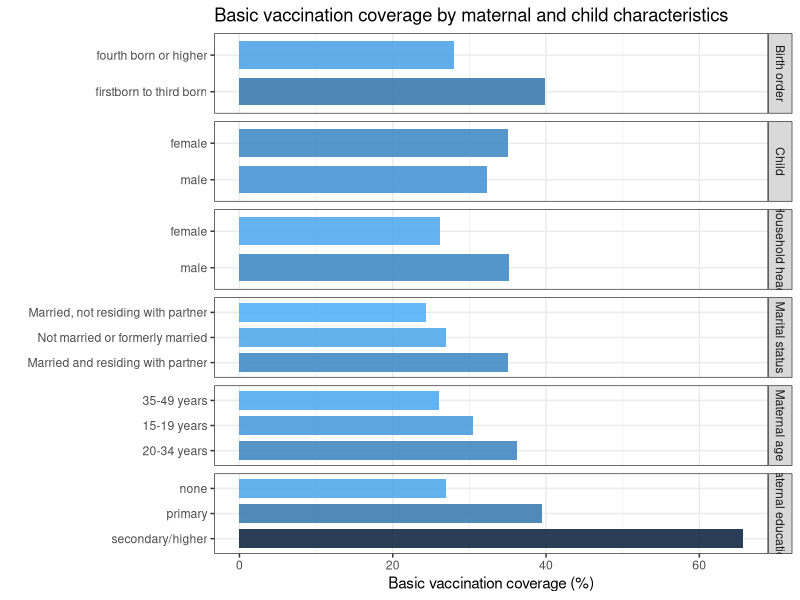
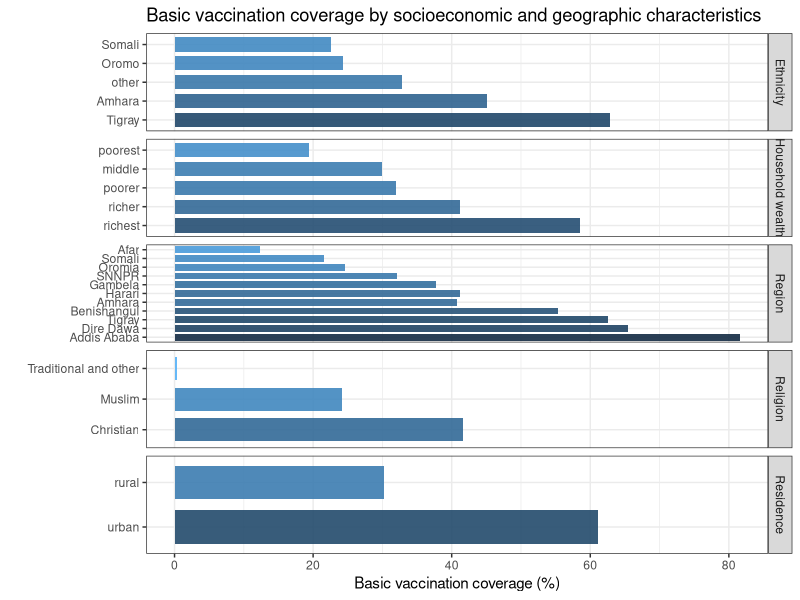
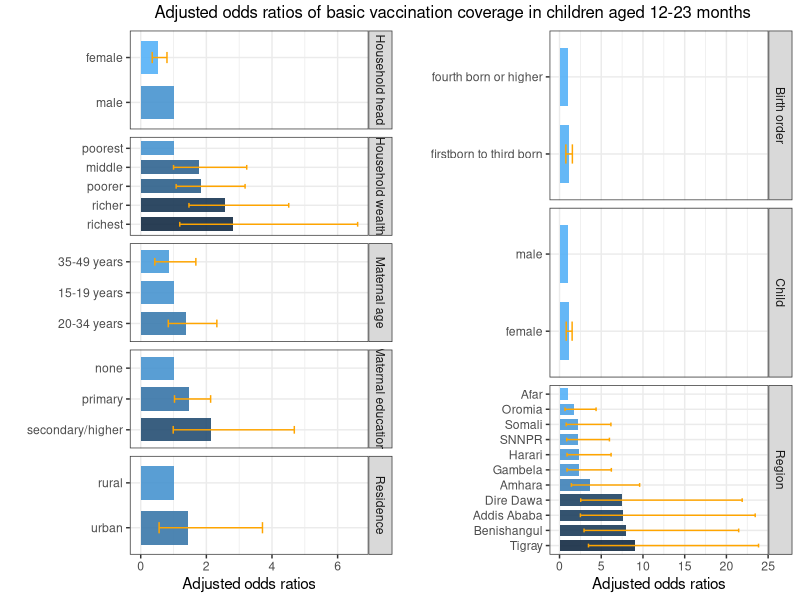

Write the R code that produced these figures, in order.
# Plots for vaccine equity in Ethiopia study 

# load libraries
library (data.table)
library (ggplot2)
library (ggpubr)

# clear workspace
rm (list = ls ())

# ------------------------------------------------------------------------------
# Plot - Vaccination coverage
# Vaccination coverage in Ethiopia among children aged 12-23 months by 
# socioeconomic, geographic, maternal and child characteristics.
# ------------------------------------------------------------------------------

# read file with plot data
plot_data <- fread ("data_coverage.csv")
plot_list <- vector (mode = "list", length = 2)

# loop through 2 plots for vaccination coverage
for (i in 1:2) {
  
  plot_dat <- switch (i, 
                      "1" = plot_data [characteristics != "Household wealth" & 
                                         characteristics != "Religion" & 
                                         characteristics != "Ethnicity" & 
                                         characteristics != "Residence" & 
                                         characteristics != "Region"],
                      "2" = plot_data [characteristics == "Household wealth" | 
                                         characteristics == "Religion" | 
                                         characteristics == "Ethnicity" | 
                                         characteristics == "Residence" |
                                         characteristics == "Region"]
  )
  
  # plot title
  plot_title <- switch (i, 
                        "1" = "Basic vaccination coverage by maternal and child characteristics", 
                        "2" = "Basic vaccination coverage by socioeconomic and geographic characteristics")
  
  # plot
  plot_list [[i]] <- ggplot (data = plot_dat, 
                             aes (x = reorder (specific_characteristics, -coverage), 
                                  y = coverage, 
                                  fill = -coverage)) + 
    geom_bar (stat = "identity", width = 0.75, alpha=0.9) + 
    labs (x = "",
          y = "Basic vaccination coverage (%)", 
          title = plot_title) +
    coord_flip () + 
    facet_grid (characteristics ~ ., scales = "free") +
    theme_bw () + 
    theme(legend.position="none")
}

# print plot
print (plot_list [[1]])
print (plot_list [[2]])

# save plot to file
ggsave (filename = "plot_coverage_maternal_child.jpg", 
        plot = plot_list [[1]], 
        units = "in", width = 8, height = 8, 
        dpi = 300)

ggsave (filename = "plot_coverage_socioeconomic_geographic.jpg", 
        plot = plot_list [[2]], 
        units = "in", width = 8, height = 8, 
        dpi = 300)


# ------------------------------------------------------------------------------
# Plot - Adjusted odds ratios
# Inequities in vaccination coverage in Ethiopia associated with 
# socioeconomic, geographic, maternal and child characteristics.
# ------------------------------------------------------------------------------

# read file with plot data
plot_data <- fread ("data_aor.csv")
plot_list <- vector (mode = "list", length = 2)

# loop through 2 subplots
for (i in 1:2) {
  
  plot_dat <- switch (i, 
                      "1" = plot_data [characteristics != "Region" & 
                                         characteristics != "Birth order" & 
                                         characteristics != "Child" ],
                      "2" = plot_data [characteristics == "Region" | 
                                         characteristics == "Birth order" | 
                                         characteristics == "Child"]
                      )
  
  # plot
  plot_list [[i]] <- ggplot (data = plot_dat, 
                             aes (x = reorder (specific_characteristics, -AOR), 
                                  y = AOR, 
                                  fill = -AOR)) + 
    geom_bar (stat = "identity", width = 0.75, alpha=0.9) + 
    geom_errorbar (aes (ymin = low_95ci, ymax = high_95ci, width = 0.25), 
                   col = "orange") + 
    labs (x = "",
          y = "Adjusted odds ratios") +
    coord_flip () + 
    facet_grid (characteristics ~ ., scales = "free") +
    theme_bw () + 
    theme(legend.position="none")
  
}

# arrange plot columns and rows
p <- ggarrange (plotlist = plot_list, ncol = 2, nrow = 1)

p <- annotate_figure (p,
                     top = text_grob ("                     Adjusted odds ratios of basic vaccination coverage in children aged 12-23 months",
                                      color = "black", 
                                      size = 12))
# print plot
print (p)

# save plot to file
ggsave (filename = "plot_aor.jpg", plot = p, 
        units = "in", width = 8, height = 6.5, 
        dpi = 300)



